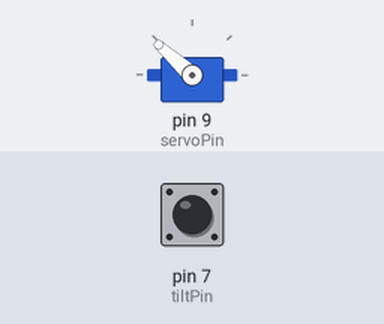
A sketch run on a simulated Arduino Uno, built with avr-gcc and run on an emulated ATmega328P. Shown: servo. Inputs (shaded band) come from the test bench; at power-on: pin 7 (tiltPin) LOW.

Above: at 1.2 s.
1.3 s: pin 7 (tiltPin) driven HIGH
At 2.1 s:
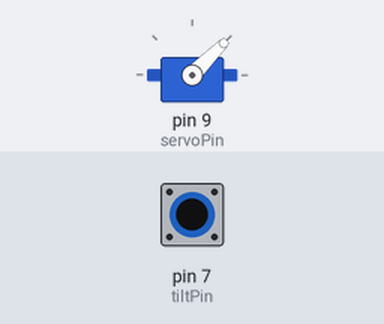
2.8 s: pin 7 (tiltPin) driven LOW
At 3.7 s:
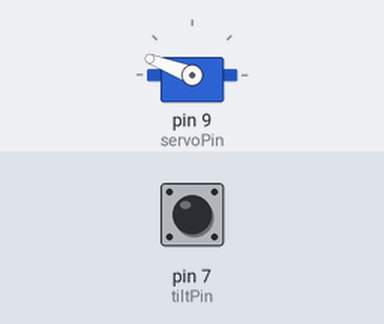
5.8 s: pin 7 (tiltPin) pulsed HIGH 5 times (0.12 s each, 0.3 s apart)
10.3 s: pin 7 (tiltPin) pulsed HIGH 2 times (0.12 s each, 0.3 s apart)
Timing chart, 0 to 64.4 s (numbered marks = the images above; inputs shaded):
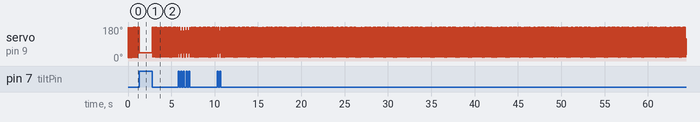

The sketch:

ch14_3.ino
```cpp
#include <Servo.h>

Servo myServo;
int tiltPin = 7;
int servoPin = 9;
int tiltState = 0;

void setup() {
  pinMode(tiltPin, INPUT);
  myServo.attach(servoPin);
}

void loop() {
  tiltState = digitalRead(tiltPin);
  if (tiltState == HIGH) {
    myServo.write(45);
  } else {
    for (int i = 0; i < 180; i++) {
      myServo.write(i);
    }
  }
}
```
